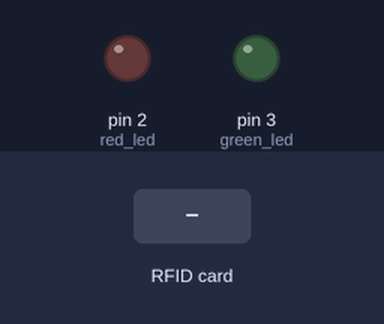
This sketch was run on a simulated Arduino Uno, built with avr-gcc and run on an emulated ATmega328P. Shown: output pins drawn as LEDs (lit = HIGH). Dashed ring = blinking. Inputs (shaded band) come from the test bench. Pins used as bus, display or sensor lines are not drawn.

Above: at 1.2 s.
1.3 s: RFID card 5E 7A 19 C4 held to the reader
At 1.7 s:
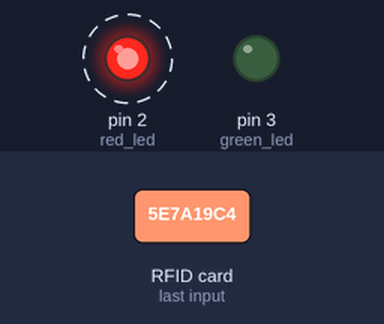
4.3 s: RFID card 1B FD 2E 21 held to the reader
At 5.9 s:
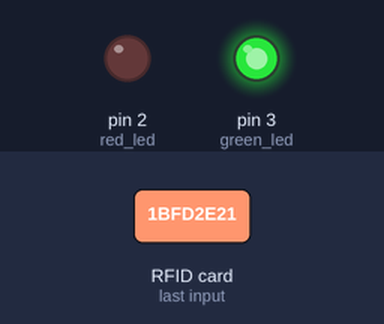
Timing chart, 0 to 9.8 s (numbered marks = the images above; inputs shaded):
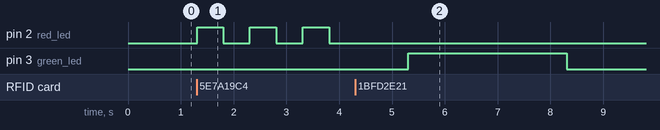

Measured:
- after the input at 1.3 s, pin 2 (red_led): alternates HIGH for 0.50 s and LOW for 0.50 s, starting at once
- after the input at 4.3 s, pin 3 (green_led): LOW → HIGH after 1.0 s, → LOW 3.0 s later

The sketch:

sketch_nov20c.ino
```cpp
#include <SPI.h>
#include <MFRC522.h>

#define RST_PIN 5
#define SS_PIN 10

const int red_led = 2;
const int green_led = 3;

byte readCard[4];
String MasterTag = "1BFD2E21";  // Сюда вводите данные Card UID !без пробела!
String tagID = "";

MFRC522 mfrc522(SS_PIN, RST_PIN);

void access_granted(){
  digitalWrite(green_led, HIGH); delay(3000);
  digitalWrite(green_led, LOW);
}


void access_denied(){
  digitalWrite(red_led, HIGH); delay(500);
  digitalWrite(red_led, LOW); delay(500);
  digitalWrite(red_led, HIGH); delay(500);
  digitalWrite(red_led, LOW); delay(500);
  digitalWrite(red_led, HIGH); delay(500);
  digitalWrite(red_led, LOW); delay(500);
}

void setup() {
  pinMode(red_led, OUTPUT);
  pinMode(green_led, OUTPUT);

  Serial.begin(9600);
  SPI.begin();
  mfrc522.PCD_Init();
}

void loop() {
  // Ожидание до приложения новой карточки
  while (getID()){
    if (tagID == MasterTag){
      access_granted();}
    else{
      access_denied();}
    delay(1000);
  }
}

boolean getID(){
  if ( ! mfrc522.PICC_IsNewCardPresent()) {
    return false;}
  if ( ! mfrc522.PICC_ReadCardSerial()) {
    return false;}
  tagID = "";
  for ( uint8_t i = 0; i < 4; i++) {
    tagID.concat(String(mfrc522.uid.uidByte[i], HEX));}
  tagID.toUpperCase();
  mfrc522.PICC_HaltA();
  return true;
}
```
